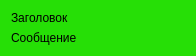
<?xml version="1.0" encoding="UTF-8"?>
<ui version="4.0">
 <class>MessageWindow</class>
 <widget class="QWidget" name="MessageWindow">
  <property name="windowModality">
   <enum>Qt::WindowModal</enum>
  </property>
  <property name="geometry">
   <rect>
    <x>0</x>
    <y>0</y>
    <width>196</width>
    <height>56</height>
   </rect>
  </property>
  <property name="sizePolicy">
   <sizepolicy hsizetype="Fixed" vsizetype="Fixed">
    <horstretch>0</horstretch>
    <verstretch>0</verstretch>
   </sizepolicy>
  </property>
  <property name="windowTitle">
   <string>Сообщение</string>
  </property>
  <property name="autoFillBackground">
   <bool>false</bool>
  </property>
  <property name="styleSheet">
   <string notr="true">background-color: rgb(38, 223, 6);
font: 75 italic 10pt &quot;MS Shell Dlg 2&quot;;</string>
  </property>
  <layout class="QGridLayout" name="gridLayout">
   <item row="0" column="0">
    <widget class="QLabel" name="lblTitle">
     <property name="text">
      <string>Заголовок</string>
     </property>
    </widget>
   </item>
   <item row="1" column="0">
    <widget class="QLabel" name="lblMessage">
     <property name="text">
      <string>Сообщение</string>
     </property>
    </widget>
   </item>
  </layout>
 </widget>
 <resources/>
 <connections/>
</ui>
